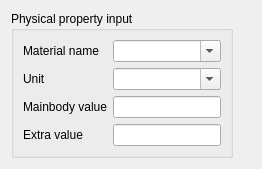
<?xml version="1.0" encoding="UTF-8"?>
<ui version="4.0">
 <class>MaterialWidget</class>
 <widget class="QWidget" name="MaterialWidget">
  <property name="geometry">
   <rect>
    <x>0</x>
    <y>0</y>
    <width>262</width>
    <height>163</height>
   </rect>
  </property>
  <property name="windowTitle">
   <string>MySim Physical Porperty</string>
  </property>
  <layout class="QFormLayout" name="formLayout_2">
   <item row="0" column="0">
    <widget class="QGroupBox" name="MaterialInput">
     <property name="maximumSize">
      <size>
       <width>16777215</width>
       <height>1677215</height>
      </size>
     </property>
     <property name="title">
      <string>Physical property input</string>
     </property>
     <layout class="QFormLayout" name="formLayout">
      <item row="0" column="0">
       <widget class="QLabel" name="MaterialNameLabel">
        <property name="text">
         <string>Material name</string>
        </property>
       </widget>
      </item>
      <item row="0" column="1">
       <widget class="QComboBox" name="MaterialName">
        <property name="editable">
         <bool>true</bool>
        </property>
       </widget>
      </item>
      <item row="2" column="0">
       <widget class="QLabel" name="UnitLabel">
        <property name="text">
         <string>Unit</string>
        </property>
       </widget>
      </item>
      <item row="2" column="1">
       <widget class="QComboBox" name="Unit">
        <property name="editable">
         <bool>true</bool>
        </property>
       </widget>
      </item>
      <item row="3" column="0">
       <widget class="QLabel" name="MainValueLabel">
        <property name="text">
         <string>Mainbody value</string>
        </property>
       </widget>
      </item>
      <item row="3" column="1">
       <widget class="Gui::InputField" name="MainbodyValue">
        <property name="cursorPosition">
         <number>0</number>
        </property>
       </widget>
      </item>
      <item row="4" column="0">
       <widget class="QLabel" name="ExtraValueLabel">
        <property name="text">
         <string>Extra value</string>
        </property>
       </widget>
      </item>
      <item row="4" column="1">
       <widget class="Gui::InputField" name="ExtraValue"/>
      </item>
     </layout>
    </widget>
   </item>
  </layout>
 </widget>
 <customwidgets>
  <customwidget>
   <class>Gui::InputField</class>
   <extends>QLineEdit</extends>
   <header>Gui/InputField.h</header>
  </customwidget>
 </customwidgets>
 <resources/>
 <connections/>
</ui>
